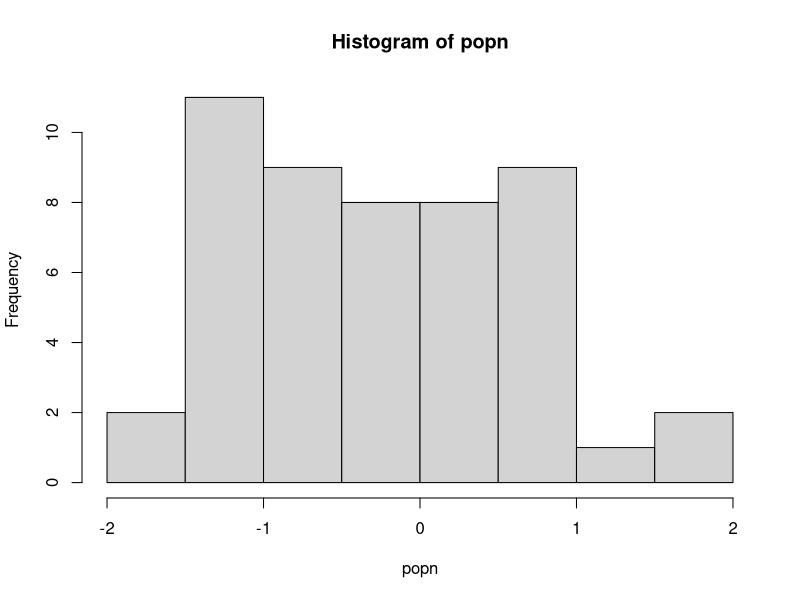

This figure's R source:
#Language: R
#Auther: Cong Liu (cong.liu20@imperial.ac.uk)
#Script: try.R
#Work Path: CMEECourseWork/Week3
#Input:
#Function: Exemplify the usage of try()
#Output:
#Usage:
#Date: Oct, 2020

doit <- function(x){
  temp_x <- sample(x, replace = TRUE)
  if(length(unique(temp_x)) > 30) {#only take mean if sample was sufficient
    print(paste("Mean of this sample was:", as.character(mean(temp_x))))
  } 
  else {
    stop("Couldn't calculate mean: too few unique values!")
  }
}

popn <- rnorm(50)
hist(popn)

lapply(1:15, function(i) try(doit(popn)))

result <- lapply(1:15, function(i) try(doit(popn), FALSE))

class(result)

result

result <- vector("list", 15) #Preallocate/Initialize
for(i in 1:15) {
  result[[i]] <- try(doit(popn), FALSE)
}
